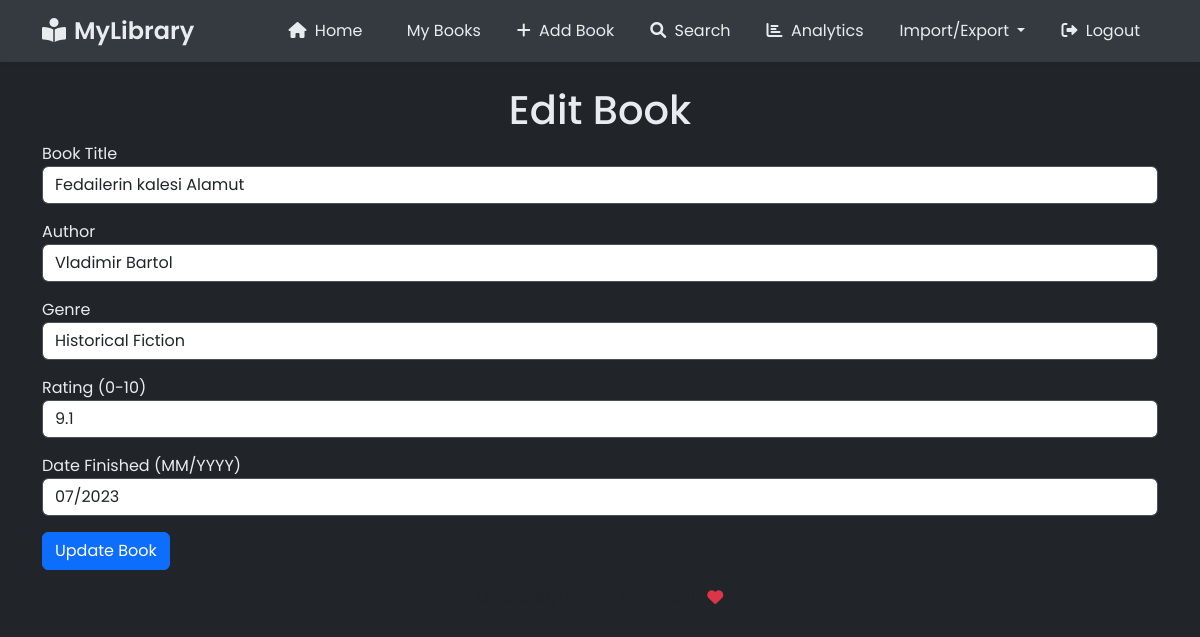
The page /edit_book/11 (signed in) on the database its author committed.
### main.py (models this page shows)
class Book(db.Model):
    id = db.Column(db.Integer, primary_key=True)
    title = db.Column(db.String(150), nullable=False)
    author = db.Column(db.String(150), nullable=False)
    genre = db.Column(db.String(150), nullable=False)
    notes = db.Column(db.Text, nullable=True)
    date_book_finished = db.Column(db.String(150), nullable=True)
    cover_image = db.Column(db.String(255), nullable=True)
    rating = db.Column(db.Float, nullable=True)
    description = db.Column(db.Text, nullable=True)
    category = db.Column(db.String(50), default='mylibrary')
    user_id = db.Column(db.Integer, db.ForeignKey('user.id'), nullable=False)
    shelf_id = db.Column(db.Integer, db.ForeignKey('shelf.id'), nullable=True)

### main.py (the view, shortened to what this page needs)
@app.route("/edit_book/<int:book_id>", methods=["GET", "POST"])
@login_required
def edit_book(book_id):
    book = Book.query.get(book_id)
    return render_template("edit_book.html", book=book, genres=GENRES)

### main.py (called while the page is built)
@login_manager.user_loader
def load_user(user_id):
    return User.query.get(int(user_id))

### templates/edit_book.html (shortened to what this page needs)
{% extends "base.html" %}
{% block content %}
<div class="container mt-4">
    <h1 class="text-center">Edit Book</h1>
    <form method="POST" action="{{ url_for('edit_book', book_id=book.id) }}">
        <div class="form-group">
            <label for="title">Book Title</label>
            <input type="text" name="title" class="form-control mb-2" id="title" placeholder="Book Title" value="{{ book.title }}" required>
        </div>
        <div class="form-group">
            <label for="author">Author</label>
            <input type="text" name="author" class="form-control mb-2" id="author" placeholder="Author" value="{{ book.author }}" required>
        </div>
        <div class="form-group">
            <label for="genre">Genre</label>
            <select name="genre" class="form-control mb-2" id="genre" required>
                <optgroup label="Most Common Genres">
                    {% for genre in genres[:10] %}
                        <option value="{{ genre }}" {% if genre == book.genre %}selected{% endif %}>{{ genre }}</option>
                    {% endfor %}
                </optgroup>
            </select>
        </div>
        <div class="form-group">
            <label for="rating">Rating (0-10)</label>
            <input type="text" name="rating" class="form-control mb-2" id="rating" placeholder="Rating (0-10)" value="{{ book.rating if book.rating is not none else '' }}">
        </div>
        <div class="form-group">
            <label for="date_book_finished">Date Finished (MM/YYYY)</label>
            <input type="text"
                   name="date_book_finished"
                   class="form-control mb-2"
                   id="date_book_finished"
                   placeholder="MM/YYYY"
                   pattern="(0[1-9]|1[0-2])\/[0-9]{4}"
                   title="Please enter date in MM/YYYY format (e.g., 03/2024)"
                   value="{{ book.date_book_finished if book.date_book_finished }}">
        </div>
        <button type="submit" class="btn btn-primary">Update Book</button>
    </form>
</div>
{% endblock %}

### static/css/style.css (style rules this page uses)
body { font-family: 'Poppins', sans-serif; background-color: #212529; color: #e9ecef; min-height: 100vh; }
.form-control { border: 1px solid #495057; }
.btn { transition: all 0.2s; }
select.form-control { position: relative; z-index: 1000; }
.form-group { position: relative; margin-bottom: 1rem; }
optgroup { font-weight: bold; color: #6c757d; }
optgroup option { font-weight: normal; padding-left: 15px; }

### rows shown on the page
Book: title "Fedailerin kalesi Alamut", author "Vladimir Bartol", genre "Historical Fiction", rating "9.1", date_book_finished "07/2023"
